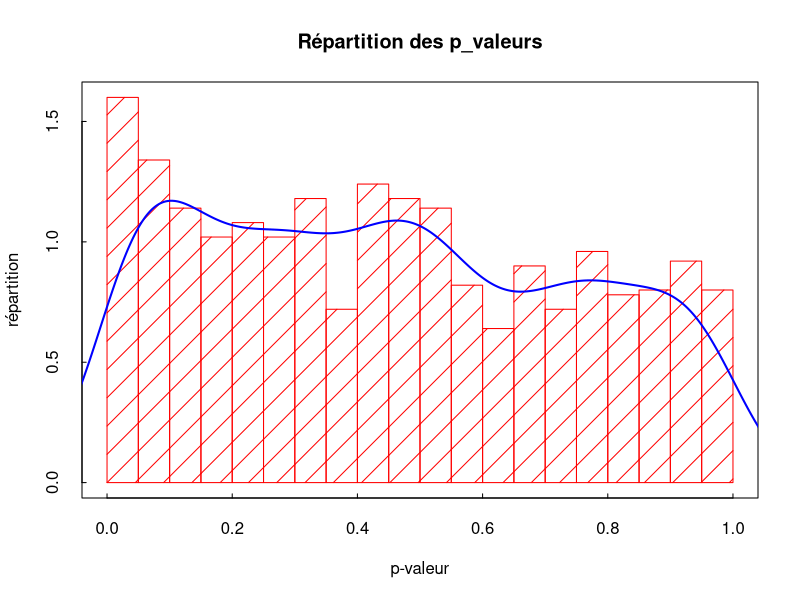
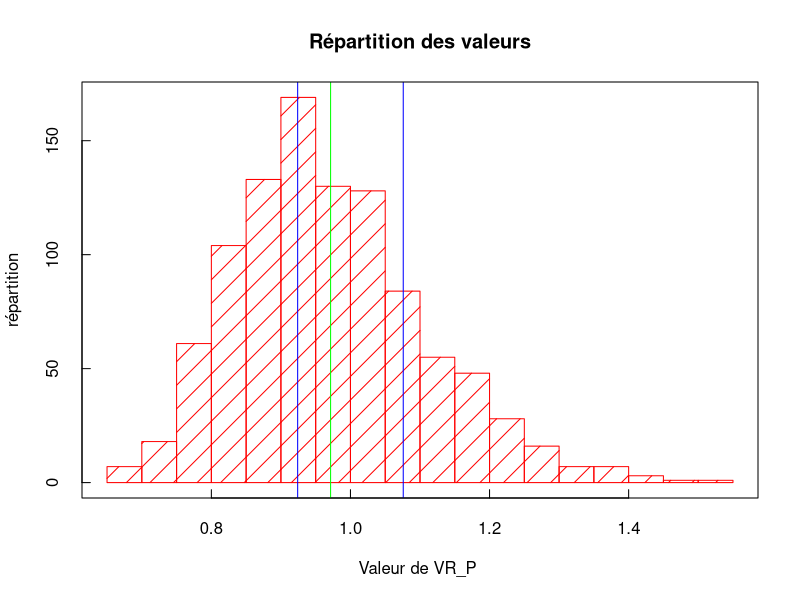
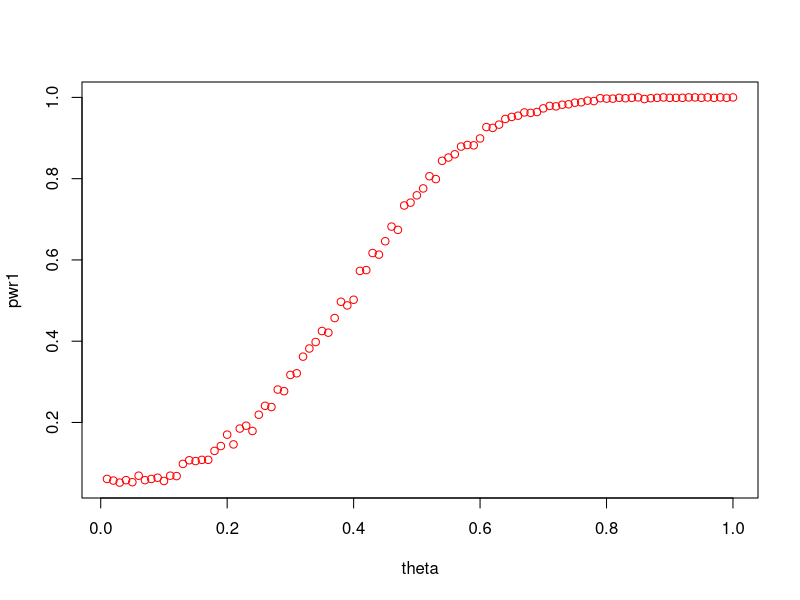
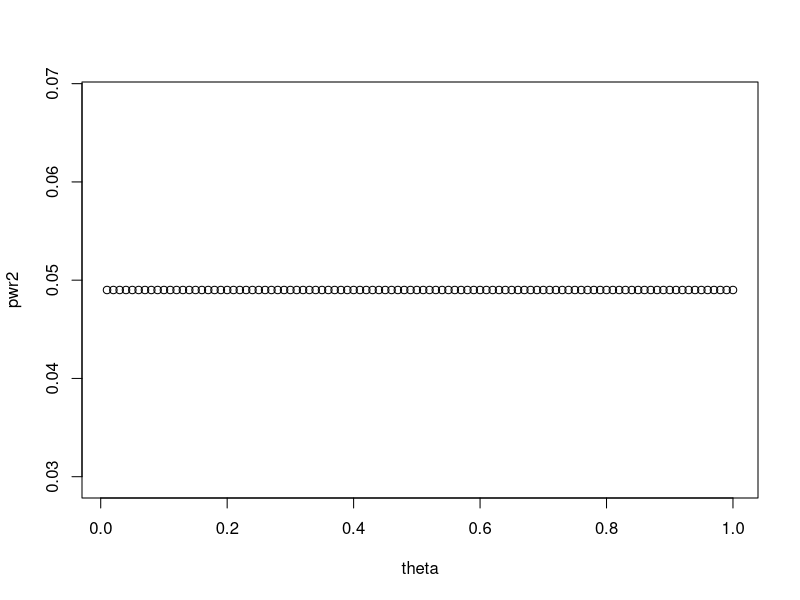

Generate these figures, in order, with R: (Note: this script raises an error after producing the figures.)
## ---- chunk 1
rm(list=ls()) # Removes all existing variables

## ---- chunk 2
Sample = read.table("Economic_Scenarios_1000_Simu.csv",sep=";",header=FALSE) # This command returns an object of the class data.frame
 # For our purpose it is better to convert it into a matrix
n1 = dim(Sample)[1] # Number of rows
p1 = dim(Sample)[2] # Number of columns

X1_char = Sample[3:n1,7:p1] 
tab_X_1 = as.matrix(X1_char)

#pour la premiere simulation 

L=c()
for (i in 1:(floor(n1/4))){
  L=append(L,4*i)
}

IMMO=tab_X_1[L,]
EQUITY= tab_X_1[(L-1),]
INFL=tab_X_1[L-2,]
VALN=tab_X_1[L-3,]

## ---- chunk 3
 #on actualise les données 

IMMO_act=IMMO*VALN
EQUITY_act = EQUITY*VALN 
INFL_act = INFL*VALN

DtSt_IMMO=IMMO*VALN #on actualise les données 
Dt_1St_1_IMMO=DtSt_IMMO[,1:(dim(DtSt_IMMO)[2]-1)]
Y_IMMO=DtSt_IMMO[,2:dim(DtSt_IMMO)[2]]-Dt_1St_1_IMMO

DtSt_EQUITY=EQUITY_act #on actualise les données 
Dt_1St_1_EQUITY=DtSt_EQUITY[,1:(dim(DtSt_EQUITY)[2]-1)]
Y_EQUITY=DtSt_EQUITY[,2:dim(DtSt_EQUITY)[2]]-Dt_1St_1_EQUITY


DtSt_INFL=INFL*VALN #on actualise les données 
Dt_1St_1_INFL=DtSt_INFL[,1:(dim(DtSt_INFL)[2]-1)]
Y_INFL=DtSt_INFL[,2:dim(DtSt_INFL)[2]]-Dt_1St_1_INFL


## ---- chunk 4

mean((IMMO_act[1,] - mean(IMMO_act[1,]))^2)

## ---- chunk 5


########################### Calcul de QP #########################

Qp= function(Sample, p) {
  n=dim(Sample)[1] #n =1000
  d=dim(Sample)[2] # d = 50

  Qp = c()
  
  for (i in 1:n) {
    
    Y_barre = mean(Sample[i,])
    gamma_0 = mean((Sample[i,]-Y_barre)^2)
    Qp_i = 0
    
    for (j in 1:p){
      gamma_j = mean((Sample[i,(1+j):d]-Y_barre)*(Sample[i,1:(d-j)]-Y_barre))
      rho_j = gamma_j/gamma_0
      Qp_i = Qp_i + d*(rho_j^2)
    }
    Qp = append(Qp, Qp_i)
    
  }
  return(Qp)

}

#print(Qp(IMMO_act,3))


########################### Calcul de QP* #########################

Qpstar = function(Sample, p) {
  n=dim(Sample)[1] #n =1000
  d=dim(Sample)[2] # d = 50

  Qpstar = c()
  
  for (i in 1:n) {
    
    Y_barre = mean(Sample[i,])
    gamma_0 = mean((Sample[i,]-Y_barre)^2)
    Qpstar_i = 0
    
    for (j in 1:p){
      gamma_j = mean((Sample[i,(1+j):d]-Y_barre)*(Sample[i,1:(d-j)]-Y_barre))
      
      rho_j = gamma_j/gamma_0
      
      tau_j = sum((Sample[i,(1+j):d]-Y_barre)^2*(Sample[i,1:(d-j)])^2) /(gamma_0^2)
      Qpstar_i = Qpstar_i + d*(rho_j^2)
    }
    Qpstar = append(Qpstar, Qpstar_i)
  }
  return(Qpstar)

}

########################### Calcul de VRp #########################


VRP= function(Sample, p) {
  n=dim(Sample)[1] #n =1000
  d=dim(Sample)[2] # d = 50

  VRP = c()
  
  for (i in 1:n) {
    Y_barre = mean(Sample[i,])
    gamma_0 = mean((Sample[i,]-Y_barre)^2)
    
    VRP_i = 1
    
    for (j in 1:(p-1)){
      gamma_j = mean((Sample[i,(1+j):d]-Y_barre)*(Sample[i,1:(d-j)]))
      rho_j = gamma_j/gamma_0
      VRP_i = VRP_i + (1-(j/p))*rho_j

      }
    VRP = append(VRP, VRP_i)
    
  }
  return(VRP)

}





## ---- chunk 6

Graph = function(Sample,p){
  Qp = Qpstar(Sample,p)
  Y=c()
  for(t in 1:length(Qp)){
    p_value= 1-pchisq(Qp[t],df=p)
    Y=append(Y,p_value)
  }
  #X=c(1:length(Qp))
  
  #plot(X,Y)
  #abline(h=min(Y), col="blue")
  #abline(h=max(Y), col="blue")
  #abline(h=mean(Y), col="red")
  hist(Y,breaks=20,col="red",density=5,xlab="p-valeur",ylab="répartition",main=" Répartition des p_valeurs ",tck=0.01, freq = FALSE)
    # breaks : nombre de barres
    # density : barres vides (0) ou hachurées
    # tck = 0.01 : longueur des graduations
    # xlab & ylab : titre de l'axe des abscisses et ordonnées
    # main : titre de l'histogramme
    # col : couleur des barres - pour mettre d'autres couleurs
    # Le paramètre freq = FALSE ou freq = F permet d'afficher la fréquence que représente chaque catégorie.
  box() # encadre l'histogramme
  densite <- density(Y) # estimer la densité que représente ces différentes valeurs
  lines(densite, col = "blue",lwd=2) # Superposer une ligne de densité à l'histogramme
  
  print(paste0(" min(p_valeur)  = ", min(Y)))
  print(paste0(" max(p_valeur) = ",max(Y)))
  print(paste0(" mean(p_valeur) ",mean(Y)))
  print( "--------------")
  for(alpha in c(0.1,0.05,0.01)){
    
    print(paste0(" alpha = ",alpha))
    print(paste0(" On rejette l'hypothèse nulle ,",length(Y[Y<=alpha])))
    print( "--------------")   
  }
  
  
}
Graph(Y_IMMO,2)



## ---- chunk 7

p=4
VR_P=VRP(Y_IMMO,p)
X=c(1:length(VR_P))
print(paste0(" alpha = ",0.05))
a= 1-qnorm(0.975,mean=0,sd = 1)*sqrt(2*(p-1)/(p*length(VR_P)))
b= 1+qnorm(0.975,mean=0,sd = 1)*sqrt(2*(p-1)/(p*length(VR_P)))
#plot(X,VR_P)
hist(VR_P,breaks=20,col="red",density=6,xlab="Valeur de VR_P ",ylab="répartition",main=" Répartition des valeurs ",tck=0.02)
abline(v=a,col="blue")
abline(v=b,col="blue")
abline(v=mean(VR_P),col="green")
box()
mean(VR_P)

## ---- chunk 8
n=1000 #nombre de simulations
t_max=50
c=100
sigma = 5
p=4

simultheta = function(theta, t_max) {
  simul = c(c/(1-theta))
  bruit = rnorm(t_max, c, sigma^2)
  for (i in (1:t_max)) {
    X_i = theta*simul[i-1] + bruit[i]
    simul = append(simul, X_i)
  }
  return(t(matrix(simul)))
}
N_simul = function(theta, t_max, N){
  mat = matrix(0, ncol=t_max, nrow=N)
  for (i in 1:N){
    mat[i,] = simultheta(theta, t_max)
  }
  return(mat)
}


var_cov = function(t,theta,sigma,bk){
  var = sum(bk)+ 2*( (1-theta^t)/(1-theta) -t ) * sigma^2/((1-theta^(-1))*(1-theta)) - 2*(theta*sigma)^2* ( (1-theta^t)/(1-theta) -  (1-theta^(2*t))/(1-theta^2) )/(1-theta)^2
  return(var)
}


sums = function(Sample, theta, t_max){
  n = (dim(Sample))[1]
  for (i in 1:n){
   Sample[i,]= cumsum(Sample[i,])
  }
  sum = matrix(0, ncol=1, nrow = t_max)
  ak= c(c/(1-theta))
  bk= c(sigma**2)
  for (j in (1:t_max)){
    sum[j] = mean(Sample[,j])*sqrt(n/var_cov(j,theta,sigma,bk))
    
    ak = c(ak,theta*ak[length(ak)] + c)
    bk = c(bk,theta**2 * bk[length(bk)]+ sigma^2)
  }
  sum[1]=0
  return(sum)
}

 
## ---- chunk 9

graph_power = function(n){
  theta = seq(from = 0.01, to = 1, by = 0.01)
  pwr1 = c()
  pwr2 = c()
  for (thet in theta) {
    simul = N_simul(thet, t_max, n)
    Qps = Qp(simul, p)
    
    sum = abs(sums(simul, thet, t_max))
    print(sum)
    occ1 = length(Qps[Qps>qchisq(0.95,p)])/n
    occ2 = length(sum[sum>qnorm(0.975)])/n
    pwr1 = append(pwr1, occ1)
    pwr2 = append(pwr2, occ2)
    
  }
  plot(theta, pwr1, col="red")
  plot(theta, pwr2)
  abline(h=min(pwr), col="green")
  print(min(pwr))
}

## ---- chunk 10
L=c(1,2,3)
L[length(L)]
## ---- chunk 11
graph_power(1000)
## ---- chunk 12

########################### Calcul de QP sur les colonnes #########################

Qpcol= function(Sample, p) {
  n=dim(Sample)[1] #n =1000
  d=dim(Sample)[2] # d = 50

 #valeur de t
  Qp = c()
  
  
  for (t in (p+1):(d)){
    Qp_t = 0
    Y_barre_t = mean(Sample[,t])
    gamma_0 = mean((Sample[,t]-Y_barre_t)^2)
    for (j in 1:p) {
    
      Y_barre_tmoinsj = mean(Sample[,t-j])
      
      gamma_j = mean((Sample[,t]-Y_barre_t)*(Sample[,(t-j)]-Y_barre_tmoinsj))
      
      rho_j = gamma_j/gamma_0
      
      #print(rho_j^2)  
      Qp_t = Qp_t + n*(rho_j^2)
    }
    Qp = append(Qp, Qp_t)
  }
  return(Qp)

}
## ---- chunk 13

Graph = function(Sample,p){
  Qp = Qpcol(Sample,p)
  print(Qp)
  Y=c()
  for(t in 1:length(Qp)){
    p_value= 1-pchisq(Qp[t],df=p)
    Y=append(Y,p_value)
  }
  #X=c(1:length(Qp))
  
  #plot(X,Y)
  #abline(h=min(Y), col="blue")
  #abline(h=max(Y), col="blue")
  #abline(h=mean(Y), col="red")
  hist(Y,breaks=20,col="red",density=5,xlab="p-valeur",ylab="répartition",main=" Répartition des p_valeurs ",tck=0.01)
    # breaks : nombre de barres
    # density : barres vides (0) ou hachurées
    # tck = 0.01 : longueur des graduations
    # xlab & ylab : titre de l'axe des abscisses et ordonnées
    # main : titre de l'histogramme
    # col : couleur des barres - pour mettre d'autres couleurs
    # Le paramètre freq = FALSE ou freq = F permet d'afficher la fréquence que représente chaque catégorie.
  box() # encadre l'histogramme
  #densite <- density(Y) # estimer la densité que représente ces différentes valeurs
  #lines(densite, col = "blue",lwd=2) # Superposer une ligne de densité à l'histogramme
  
  print(paste0(" min(p_valeur)  = ", min(Y)))
  print(paste0(" max(p_valeur) = ",max(Y)))
  print(paste0(" mean(p_valeur) ",mean(Y)))
  print( "--------------")
  for(alpha in c(0.1,0.05,0.01)){
    
    print(paste0(" alpha = ",alpha))
    print(paste0(" On rejette l'hypothèse nulle ,",length(Y[Y<=alpha])))
    print( "--------------")   
  }
  
  
}
Graph(Y_IMMO,4)

## ---- chunk 14
2**2
